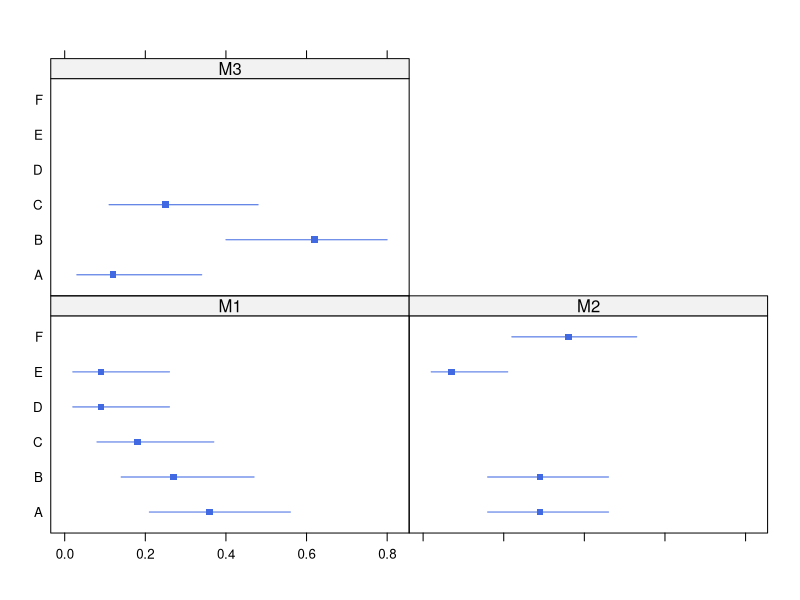
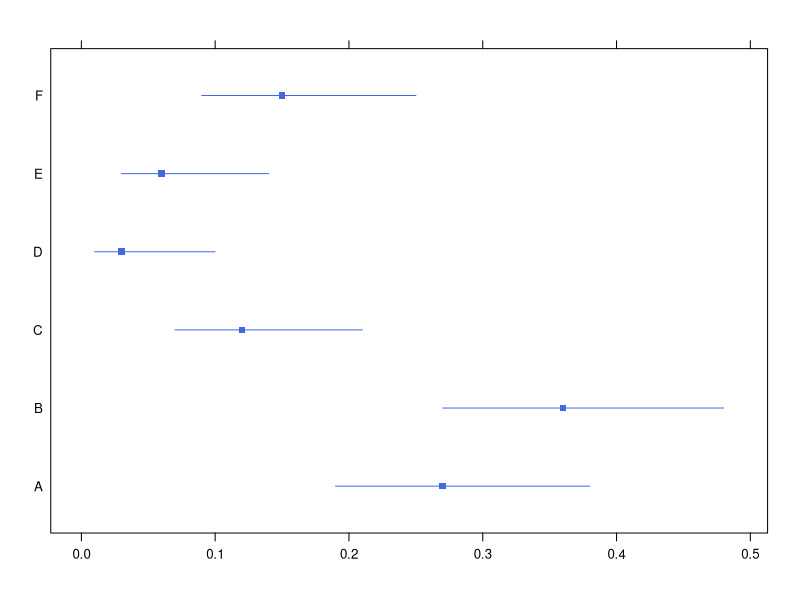
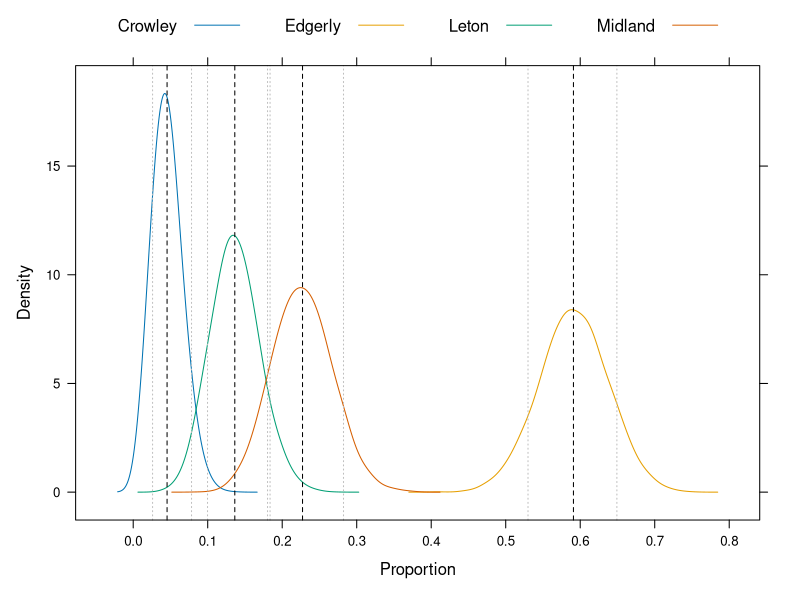

Source code (R) for these figures, in order:
## ---- chunk 1
library(knitr)
opts_chunk$set(message=FALSE, warning=FALSE, background='#F7F7F7', fig.retina=2, dev='png', tidy=FALSE, verbose=FALSE, cache = FALSE)
options(width=100, stringsAsFactors=FALSE, cache=FALSE)
## ---- chunk 2
library(Hmisc)
library(plyr)
library(latticeExtra)


## apply to multiple map units

# simulate transects
x.1 <- c('A','A','A','A','B','B','B','C','C','D','E')
x.2 <- c('A','A','A','A','B','B','B','B','F','F','F','F','F','E')
x.3 <- c('A','B','B','B','B','B','C','C')

# convert into long-format
x <- make.groups(M1=x.1, M2=x.2, M3=x.3)
names(x) <- c('soil', 'musym')
x$all <- 'all'

# define helper function, will apply it by map unit
f <- function(i, conf.int=0.8) {
  # just in case: convert to character (factors will lead to bogus output)
  x <- as.character(i$soil)
  a <- 1 - conf.int
  
  # binomial, 80% confidence intervals
  b <- binconf(table(x), n=length(x), alpha=a, method='wilson', include.x=TRUE)
  
  # round to 2 decimal places
  b <- round(b, 2)
  
  # convert to data.frame and fix column names
  d <- data.frame(soil=dimnames(b)[[1]], b, stringsAsFactors=FALSE)
  names(d) <- c('soil', 'n', 'P', 'lower', 'upper')
  return(d)
}

# using default conf.int of 80%
z <- ddply(x, 'musym', f)

segplot(factor(soil) ~ lower + upper | musym, data=z, centers=P, pch=15, col='royalblue', draw.bands=FALSE, segments.fun = panel.segments)


# # 90% conf.int
# ddply(x, 'musym', f, conf.int=0.9)


z <- ddply(x, 'all', f)
segplot(factor(soil) ~ lower + upper, data=z, centers=P, pch=15, col='royalblue', draw.bands=FALSE, segments.fun = panel.segments)



# transect or aggregated map unit composition data
# x <- c('A','A','A','A','B','B','B','C','C','D','E')
x <- c(rep(c('A', 'B', 'C'), times=c(15,3,5)))

# tabulation
table(x)
# proportions
prop.table(table(x))

# binomial, 80% confidence intervals
b <- binconf(table(x), n=length(x), alpha=0.2, method='wilson', include.x=TRUE)

# round to 2 decimal places
b <- round(b, 2)

# convert to data.frame and fix column names
d <- data.frame(soil=dimnames(b)[[1]], b, stringsAsFactors=FALSE)
names(d) <- c('soil', 'n', 'P', 'lower', 'upper')

# soil n    P lower upper
# A    A 4 0.36  0.18  0.61
# B    B 3 0.27  0.11  0.52
# C    C 2 0.18  0.06  0.43
# D    D 1 0.09  0.01  0.32
# E    E 1 0.09  0.01  0.32


# try by-hand
# http://en.wikipedia.org/wiki/Binomial_proportion_confidence_interval#Wilson_score_interval
# binconf() source
x <- c(rep(c('A', 'B', 'C'), times=c(15,3,5))) # pretend transect data
x.tab <- table(x) # tabulate
alpha <- 0.2 # 80% conf. interval
n <- sum(x.tab) # sample size
x.i <- x.tab[1] # work with soil 'A'
zcrit <- qnorm(1 - alpha/2) # critical z-value
z2 <- zcrit * zcrit # square-it
p <- x.i/n # probability of finding soil 'A'
# Wilson-CI
(p + z2/2/n + c(-1, 1) * zcrit * sqrt((p * (1 - p) + z2/4/n)/n))/(1 + z2/n)

# # save LU table for Jason:
# write.csv(data.frame(s, round(qnorm(s), 6)), row.names=FALSE, file='qnorm-LU-table.CSV')



# not 100% sure of this
# try boot-strap approach to viz distributions
soils <- c('Edgerly', 'Crowley', 'Leton', 'Midland')
x <- rep(soils, times=c(65, 5, 15, 25))
x.b <- replicate(10000, prop.table(table(sample(x, replace=TRUE))))

x.b.prop <- unlist(x.b)
x.b.soil <- names(x.b.prop)
x.b <- data.frame(soil=x.b.soil, P=x.b.prop, stringsAsFactors=FALSE)

b <- binconf(table(x), n=length(x), alpha=0.2, method='wilson', include.x=TRUE)

densityplot(~ P, groups=soil, data=x.b, pch=NA, 
            bw=0.01,
            ylab='Density', xlab='Proportion',
            scales=list(x=list(tick.number=10)),
            auto.key=list(columns=4, lines=TRUE, points=FALSE), 
            panel=function(...){
              panel.densityplot(...)
              panel.abline(v=b[, 2], col='black', lty=2)
              panel.abline(v=b[, 3:4], col='grey', lty=3)
            })


##
# data from example in spreadsheet
soils <- c('Edgerly', 'Crowley', 'Leton', 'Midland', 'Mowata', 'Vidrine', 'Kaplan')
x <- rep(soils, times=c(73, 2, 5, 2, 1, 3, 4))

# binomial, 80% confidence intervals
b <- binconf(table(x), n=length(x), alpha=0.2, method='wilson', include.x=TRUE)

# round to 2 decimal places
b <- round(b, 2)

# convert to data.frame and fix column names
d <- data.frame(soil=dimnames(b)[[1]], b, stringsAsFactors=FALSE)
names(d) <- c('soil', 'n', 'P', 'lower', 'upper')

# soil  n    P lower upper
# Crowley Crowley  2 0.02  0.01  0.05
# Edgerly Edgerly 73 0.81  0.75  0.86
# Kaplan   Kaplan  4 0.04  0.02  0.08
# Leton     Leton  5 0.06  0.03  0.10
# Midland Midland  2 0.02  0.01  0.05
# Mowata   Mowata  1 0.01  0.00  0.04
# Vidrine Vidrine  3 0.03  0.02  0.07
# 





##
# data from example sent by kevin
soils <- c('ALLEN', 'CANEYVILLE', 'LEESBURG', 'NELLA LIKE', 'Standingstone')
x <- rep(soils, times=c(1, 1, 1, 1, 2))

# binomial, 80% confidence intervals
b <- binconf(table(x), n=length(x), alpha=0.2, method='wilson', include.x=TRUE)

# round to 2 decimal places
b <- round(b, 2)

# convert to data.frame and fix column names
d <- data.frame(soil=dimnames(b)[[1]], b, stringsAsFactors=FALSE)
names(d) <- c('soil', 'n', 'P', 'lower', 'upper')
